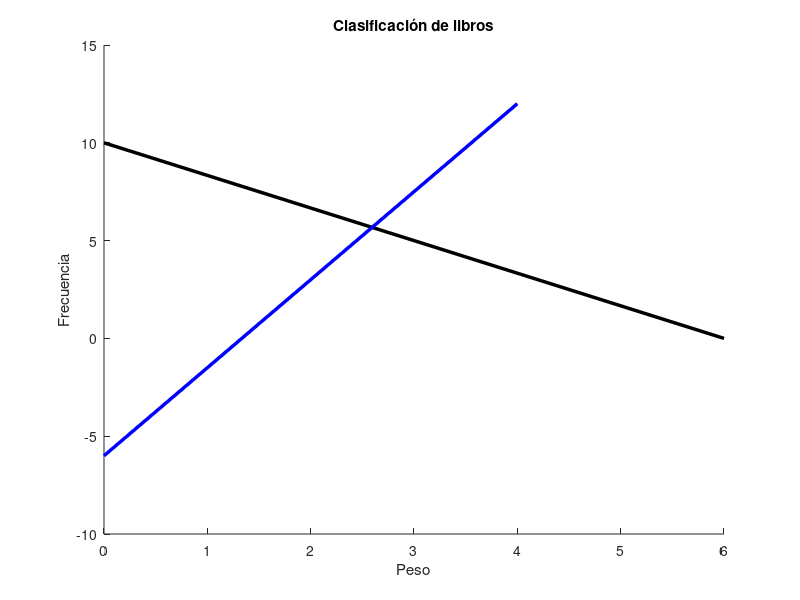

Write the MATLAB code that produced this figure.
%Limpiamos y eliminamos variables que puedan existir
clear all; close all; clc;
%Funcion para graficar en una sola ventana
hold on;

title('Clasificación de libros')
xlabel('Peso')
ylabel('Frecuencia')

%Creamos fronteras de deción
plot([0 6],[10 0],'k','LineWidth',2.5)
plot([0 4],[-6 12],'b','LineWidth',2.5)

%Cerramos la funcion de graficos
hold off
